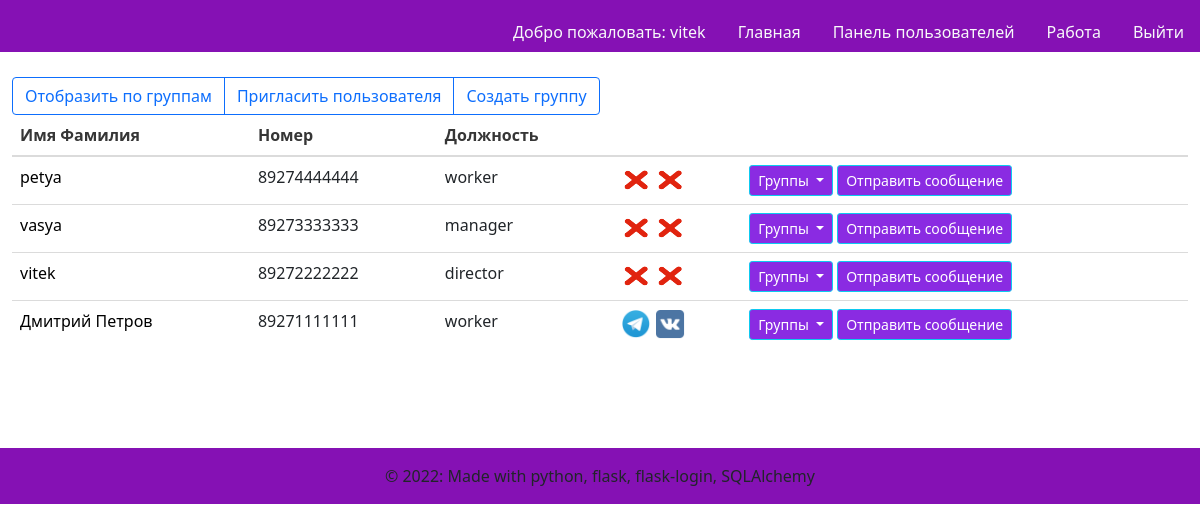
/workallusers (signed in), run on the app's committed database.
### models.py (models this page shows)
class User(UserMixin, db.Model):
    id = db.Column(db.Integer,
                   nullable=False,
                   unique=True,
                   primary_key=True,
                   autoincrement=True)  # primary keys are required by SQLAlchemy
    password = db.Column(db.String(100))  # пароль есть только у администраторов и модераторов
    name = db.Column(db.String(100))  # имя фамилия
    phone_number = db.Column(db.String(11), unique=True)  # номер телефона
    vk_authorized = db.Column(db.Boolean, default=False)  # авторизован вк или нет
    tlg_authorized = db.Column(db.Boolean, default=False)  # авторизован в телеграм или нет
    status = db.Column(db.String(30))  # статус пользователя(ожидает подтверждения\в архиве\подтвержден)
    app_role = db.Column(db.String(20))  # роль в приложении(админ, модератор, пользователь)
    organisation_role = db.Column(db.String(100))  # должность в организации
    tlg_chat_id = db.Column(db.Integer, default=-1)
    vk_chat_id = db.Column(db.Integer, default=-1)

### main.py (the view)
@main.route('/workallusers')
@login_required
def workallusers():
    users = User.query.filter(User.status.in_([CONFIRMED, WAITING_ARCHIEVED])).order_by(User.name).all()
    relations = db.session.query(users_groups_relations).all()
    groups = Group.query.all()
    return render_template('workallusers.html', users=users, groups=groups, relations=relations)

### templates/workallusers.html (shortened to what this page needs)
{% extends "base.html" %}
{% block content %}
<div class="btn-group" role="group" aria-label="Basic outlined example" style="margin-top: 5px">
<a class="btn btn-outline-primary" href="./workallgroups" role="button">Отобразить по группам</a>
<a class="btn btn-outline-primary" href="{{url_for('users.createuser')}}" role="button">Пригласить пользователя</a>
<a class="btn btn-outline-primary" href="{{url_for('groups.creategroup')}}" role="button">Создать группу</a>
</div>
<table class="table table-hover">
  <thead>
    <tr>
      <th scope="col">Имя Фамилия</th>
      <th scope="col">Номер</th>
      <th scope="col">Должность</th>
        <th scope="col"></th>
      <th scope="col"></th>
    </tr>
  </thead>
    <tbody>
        {%for user in users%}
        <tr>
          <td scope="row">
              <a class="text-decoration-none" style="color: black"
                 href="{{ url_for('users.edituser', id=user['id']) }}">
              {{ user['name'] }}</a></td>
          <td>{{ user['phone_number'] }}</td>
          <td>{{ user['organisation_role'] }}</td>
          <td>
              {% if user['tlg_authorized'] %}
                  <img src="../static/images/tg.png" alt="TG" class="img-rounded" style="height:30px; width:30px"/>
              {% else %}
                  <img src="../static/images/none.png" alt="" class="img-rounded" style="height:30px; width:30px"/>
              {% endif %}
              {% if user['vk_authorized'] %}
                  <img src="../static/images/vk.png" alt="VK" class="img-rounded" style="height:30px; width:30px"/>
              {% else %}
                  <img src="../static/images/none.png" alt="" class="img-rounded" style="height:30px; width:30px"/>
              {% endif %}
          </td>
          <td>  <div class="dropdown">
                  <a class="btn btn-info btn-sm dropdown-toggle"
                     href="#" role="button" id="dropdownMenuLink"
                     data-bs-toggle="dropdown"
                     aria-expanded="false"
                        style="background-color:blueviolet; color:white">
                    Группы
                  </a>
                </div>
                <a class="btn btn-info btn-sm" style="background-color:blueviolet; color:white" href="{{ url_for('messages.usermessage', id=user['id']) }}">
                    Отправить сообщение
                </a>
          </td>
        </tr>
          {%endfor%}
    </tbody>
</table>
{% endblock %}

### templates/base.html (shortened to what this page needs)
<!DOCTYPE html>
<html>
<head>
    <link rel="stylesheet" href="https://cdnjs.cloudflare.com/ajax/libs/bulma/0.7.2/css/bulma.min.css" />
    <link href="https://cdn.jsdelivr.net/npm/bootstrap@5.1.3/dist/css/bootstrap.min.css" rel="stylesheet">
    <link rel="stylesheet" href="../static/css/preloader.css"/>
</head>
<body class="loader-body" style="background-color: #ffffff; height: inherit">
            <nav class="d-none page-header navbar navbar-light sticky-top" style="background-color: #8511b4;">
                <div class="container-fluid ">
                    <ul class="nav nav-pills position-absolute bottom-0 end-0">
                        {% if current_user.is_authenticated %}
                        <li class="nav-item">
                            <a class="nav-link text-light" style="color: black"
                                        href="{{ url_for('users.edituser', id=current_user.id) }}">
                                Добро пожаловать: {{ current_user.name }}
                            </a>
                         </li>
                        {% endif %}
                        <li class="nav-item" >
                            <a href="{{ url_for('main.index') }}" class="nav-link text-light">
                                Главная
                            </a>
                        </li>
                        {% if current_user.is_authenticated %}
                        <li class="nav-item">
                            <a href="{{ url_for('main.admusers') }}" class="nav-link text-light">
                                Панель пользователей
                            </a>
                        </li>
                        {% endif %}
                        {% if current_user.is_authenticated %}
                        <li class="nav-item">
                            <a href="{{ url_for('main.workallusers') }}" class="nav-link text-light">
                                Работа
                            </a>
                        </li>
                        {% endif %}
                        {% if current_user.is_authenticated %}
                        <li class="nav-item">
                            <a href="{{ url_for('auth.logout') }}" class="nav-link text-light">
                                Выйти
                            </a>
                        </li>
                        {% endif %}
                    </ul>
                </div>
            </nav>
            <div class="d-none page-main container-fluid" style="height: 82%">
                   {% block content %}
                   {% endblock %}
            </div>
            <footer class="d-none page-footer font-small blue" style="background-color: #8511b4; margin-top: 100px">
              <div class="footer-copyright text-center py-3">© 2022: Made with python, flask, flask-login, SQLAlchemy
              </div>
            </footer>
    </body>
</html>

### data on the page
User: name "vitek", phone_number "89272222222", organisation_role "director", tlg_authorized False (drawn), vk_authorized False (drawn)
User: name "petya", phone_number "89274444444", organisation_role "worker", tlg_authorized False (drawn), vk_authorized False (drawn)
User: name "vasya", phone_number "89273333333", organisation_role "manager", tlg_authorized False (drawn), vk_authorized False (drawn)
User: name "Дмитрий Петров", phone_number "89271111111", organisation_role "worker", tlg_authorized True (drawn), vk_authorized True (drawn)
